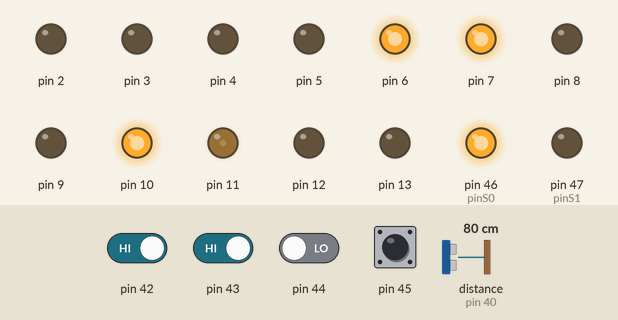
A sketch run on a simulated Arduino Mega 2560, built with avr-gcc and run on an emulated ATmega2560. On the bench: output pins drawn as LEDs (lit = HIGH). Inputs (shaded band) come from the test bench; at power-on: pin 42, pin 43, pin 45 HIGH, pin 44 LOW, distance to the obstacle (sensor on pin 40) 80 cm.

Above: at 1.2 s.
1.3 s: pin 42 driven LOW
At 1.46 s:
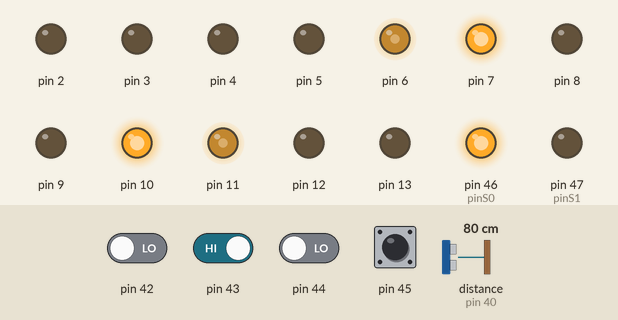
4.3 s: distance to the obstacle (sensor on pin 40) set to 11 cm
7.3 s: distance to the obstacle (sensor on pin 40) set to 8 cm
At 8.7 s:
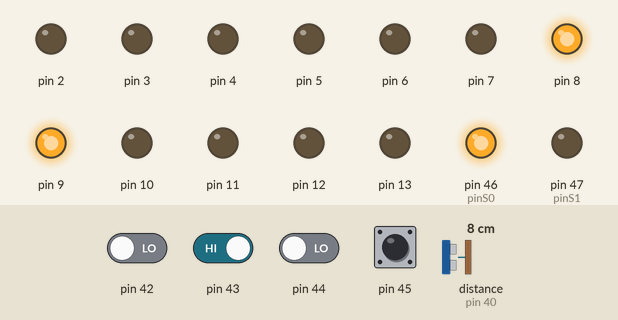
9.2 s: pin 42 driven HIGH and pin 43 driven LOW
12.2 s: distance to the obstacle (sensor on pin 40) set to 18 cm
At 13.07 s:
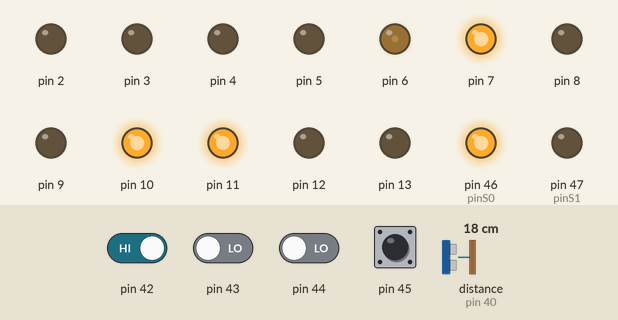
15.2 s: pin 44 driven HIGH
At 16.1 s:
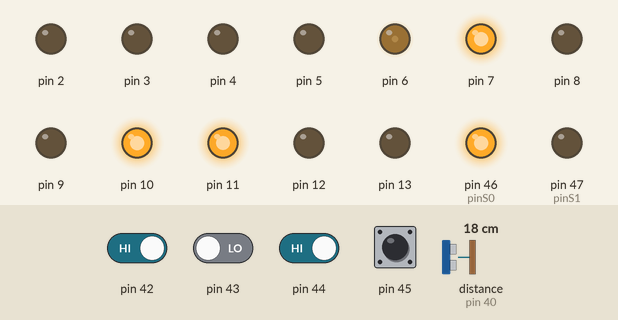
Timing chart, 0 to 17.8 s (numbered marks = the images above; inputs shaded):
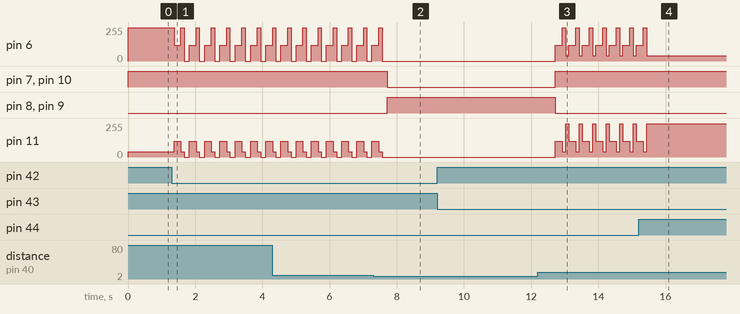

Measured:
- the behaviour switches between 10 and 9 cm on distance to the obstacle (sensor on pin 40) (found by bisection; images 1 and 2)
- after the input at 1.3 s, pin 6: 250/255 → 120/255 after 0.07 s, then repeats every 0.46 s: 250/255 0.10 s, 0/255 0.16 s, 120/255 0.20 s; pin 11: 40/255 → 120/255 after 0.07 s, then repeats every 0.46 s: 40/255 0.10 s, 0/255 0.16 s, 120/255 0.20 s
- after the input at 7.3 s, pin 6, pin 11: goes on until 7.6 s, then stays 0/255; pin 7, pin 10: HIGH → LOW after 0.41 s; pin 8, pin 9: LOW → HIGH after 0.41 s
- after the input at 9.2 s, every drawn part: stays the same
- after the input at 12.2 s, pin 7, pin 10: goes on until 12.7 s, then stays HIGH; pin 8, pin 9: goes on until 12.7 s, then stays LOW
- after the input at 15.2 s, pin 6: goes on until 15.4 s, then stays 40/255; pin 11: goes on until 15.4 s, then stays 250/255

The sketch:

test_nazad.ino
```cpp
#include <Wire.h>
#include <Servo.h> // подключаем библиотеку для работы с сервоприводом
#include <Ultrasonic.h>
Ultrasonic pered(31, 30);
Ultrasonic platform(35, 34);
Ultrasonic nazad(41, 40);
Ultrasonic ultrasonic(39, 38);
int distance1;

int size_arr=-1;
int status = 25; //25 - не инициализирован, если все ок - ....
int action[25];
int counter[25];
int recv_i=0; //счетчик для приема данных
int arr_count=0; //счетчик номера массива при приеме данных
bool flag_counter=false; //для приема данных
bool start=false; //если true, то массив принят до конца и можно начинать движение
int mode=-1; //номер режима раьоты робота, 1 - к ящикам, 2 - объезд препятствия
int j_send=0; //номер итерации цикла по count, на котором препятствие возникло. нужно для нахождения номера последнего пройденного перекреска
int number_send_message_3=0;
bool rotate_answer_flag = false;
int counter_answer_flag = 0;


int distance;

int N_z=120;//230
//int st=120;//170
//int sklad=120;//100
//int rotate_v=sklad;//st
//int n=200;//скорость поворота, было 150


//int t1=100;//движение к ящику
int N=80;//было 100, это на что то влияет??? скорость движения по линии, а также скорость приближения к стеллажу
int const_dist_barrier = 4; // еси расстояние меньше, то препяьтствие на пути   //7
//int n2=140;//поворот к стеллажу, на свинцовом аккуме 150
//int t_w=20;


//int go_front = 120;//200
//int go_back_t=500;//450
//int N_nazad_srabat=200;

//либо ПМП делать
int left_sensor_szadi_val;//20 пин
int right_sensor_szadi_val;//19 пин

int n_stell=130;
int t_start=1500;//задержка при повороте, на 100% аккуме 1200 достаточно
int t_radio=50;
int f=1, c=1, val;
int f1=0;
int n1=140; //на 100% аккуме 120
//int datchik=1;
int d=1000;//длительность остановка для отправки сигнала,1000
int number_povtor=8;//было 20
//bool flag=false;
bool go_line=true;
bool radio_rotate=false;
bool color_of_line=false;//0-белый, 1 - черный

int rt_1=120;  //было 140
int lin_speed_1=40;  //ЭТАЛОН 50. Это скорость при срабатывании датчиков линии первого уровня

int line_true_1=5;// было 200, на 10 уже хорошо работает

int rt_2=170;//170


int lin_speed=40; //было 30
int trig=-1;
int speed_step=5;
int barrier=220;  //было 220
int N_r_const=120; //было 120, это стартовая скорость внешних колес при повороте
int N_rotate=N_r_const;

int trig_level2=-1;
int barrier_level2=255;
int N_rotate_level2=240;
int lin_speed_2=30;
int line_true_level2=50;

int line_true_2=50; //было 300


int n=200;//скорость разворота до 1 контура, было 150

bool key;


//ЧИСТОВОЙ БЛОК ПЕРЕМЕННЫХ
int t_operezhenie=0;//(200)  доворот после срабатывания датчика
const int n_rt=255;//220, скорость поворота для функций типа rotate
const int n_rt_mode_2=220;
const int t=1200;//время поворота без датчика, 1500
const int tcs230_delay=1000;//1000 - достаточно даже при напряжении 11,4 вольта, (на 1500 мертвая зона 18,5 см при 11,6 вольта)
int tcs230_counter=tcs230_delay;
int line_true_trassa=50;//только для движения вдоль стеллажей!!!   (было 200, все работало)
int line_true_zahvat=200;
int tmp_nizhny_floor=2800;//для нижнего этажа, должно быть чуть выше, чем значение tmp из-за особенности регулировки концевиков
int delay_verhny_floor=5000;//для верхнего этажа, было 5000
bool red=false;
int kacheli_delay=300;  //когда возникает ситуаця, что линию видят только второй контур, возникают "качели". этот таймер преодолевает это расстояние
int delay_red=200;  //больше нельзя, т.к у задних датчиков возможна ситуация, что на линии сраьотают два одновременн (редко, но бывает). поэтому задержка небольшая должна быть
const int t_180=3200;//время поворота на 180 без датчика.
const int t_180_old=1500;
const int N_nazad=220; //185

// Пины подключения датчика цвета
int pinS0=46;
int pinS1=47;
int pinS2=48;
int pinS3=49;
int pinOut=50;


//int SLAVE_ADDRESS=0x20;//04, задается здесь!
void setup()
{
  pinMode(pinS0, 1);
  pinMode(pinS1, 1);
  pinMode(pinS2, 1);
  pinMode(pinS3, 1);
  pinMode(pinOut, 0);

  // масштабирование 20%
  digitalWrite(pinS0,1);
  digitalWrite(pinS1,0);


  pinMode(22, INPUT);//правый датчик
  pinMode(23, INPUT);//левый датчик
  pinMode(24, INPUT);//правый датчик 2, возможно убрать
  pinMode(25, INPUT);//возможно убрать
  pinMode(26, INPUT);
  pinMode(27, INPUT);
  pinMode(28, INPUT);
  pinMode(29, INPUT);

  pinMode(42, INPUT);//правый датчик сзади
  pinMode(43, INPUT);//левый датчик сзади
  pinMode(44, INPUT);
  pinMode(45, INPUT);

  pinMode(6, OUTPUT);//правый
  pinMode(7, OUTPUT);//правый минус
  pinMode(8, OUTPUT);//правый плюс
  pinMode(9, OUTPUT);//левый минус
  pinMode(10, OUTPUT);//левый плюс
  pinMode(11, OUTPUT);//левый
  pinMode(37, INPUT);//кнопка стартовая

  pinMode(32, INPUT);//верхний концевик
  pinMode(33, INPUT);//нижний концевик
  pinMode(2, OUTPUT);//мотор разворот платформы
  pinMode(3, OUTPUT);//мотор разворот платформы
  pinMode(4, OUTPUT);//лента
  pinMode(5, OUTPUT);//лента
  pinMode(12, OUTPUT);//платформа вверх/вниз
  pinMode(13, OUTPUT);//платформа вверх/вниз
  pinMode(A8, INPUT);//потенциометр
  pinMode(36, INPUT);//концевик лента
  //Serial.begin(9600);   // настроить последовательный порт для вывода
  pinMode(51, INPUT);//концевик поворот платформы
}


void rotate_right_180_stel()
{
  digitalWrite(8, HIGH);
  digitalWrite(7, LOW);
  analogWrite(6, n_rt);
  digitalWrite(10, HIGH);
  digitalWrite(9, LOW);
  analogWrite(11, n_rt);
  delay(t_180_old);//конец поворота по таймеру
//  servo1.write(rotate_v);
  while (digitalRead(44)!=color_of_line)//поворот по датчику
  {
    digitalWrite(8, HIGH);
    digitalWrite(7, LOW);
    analogWrite(6, n_rt);
    digitalWrite(10, HIGH);
    digitalWrite(9, LOW);
    analogWrite(11, n_rt);
    //delay(20);
    // servo1.write(rotate_v);
  }//конец поворота по датчику
  delay(t_operezhenie+t_180_old);//конец доворота по таймеру
  while ((digitalRead(45)!=color_of_line)&&(digitalRead(44)!=color_of_line)&&(digitalRead(27)!=color_of_line))//поворот по датчику (передний контур - страхующий, если задние конторы пройдут мимо линии)
  {
    digitalWrite(8, HIGH);
    digitalWrite(7, LOW);
    analogWrite(6, n_rt);
    digitalWrite(10, HIGH);
    digitalWrite(9, LOW);
    analogWrite(11, n_rt);
    delay(20);
    // servo1.write(rotate_v);
  }//конец поворота по датчику
  //delay(t_operezhenie);
  analogWrite(6, 0);
  analogWrite(11, 0);
  delay(10);
}


void go_back_1() //перед захватом ящика //проверить
{
  //int lin_speed=20; // скорость внутренней стороны.было 20
  int distance;
  int N_nazad_srabat=250; // НАСТРОИТЬ! было 220

  int lin_speed2=0; // скорость внутренней стороны
  int N_nazad_srabat2=200; // НАСТРОИТЬ! было 220

  int N=120;
  distance = 100;
  int datchik_num=0;

//Serial.println(distance);

while (distance>9)     // было 13
{
  ////Serial.println(distance);
  digitalWrite(9, LOW);
  digitalWrite(10, HIGH);
  analogWrite(11, N);
  digitalWrite(7, HIGH);
  digitalWrite(8, LOW);
  analogWrite(6, N);

//delay(100);
  int right_sensor_szadi_val = digitalRead(44);
  int left_sensor_szadi_val = digitalRead(43);
  int right_sensor_szadi_val_2 = digitalRead(45);
  int left_sensor_szadi_val_2 = digitalRead(42);

  int true_count=0;
  if(right_sensor_szadi_val==color_of_line)
    true_count+=1;
  if(right_sensor_szadi_val_2==color_of_line)
    true_count+=1;
  if(left_sensor_szadi_val==color_of_line)
    true_count+=1;
  if(left_sensor_szadi_val_2==color_of_line)
    true_count+=1;

  if(true_count>=2) //на большом квадрате было 3
  {
    delay(delay_red);  //tcs230_delay); //int(tcs230_delay/2));
  }

  if (right_sensor_szadi_val==color_of_line)
    {

      analogWrite(11, lin_speed);
     analogWrite(6, N_nazad_srabat);
     delay(100); //было 500
     datchik_num=1;
   }
  if (left_sensor_szadi_val==color_of_line)
    {

      analogWrite(6, lin_speed);
      analogWrite(11, N_nazad_srabat);
     delay(100); //было 500
     datchik_num=2;
    }


  if ((right_sensor_szadi_val_2==color_of_line)/*&&(datchik==1)*/)
  {
    /*analogWrite(11, lin_speed2);
     analogWrite(6, N_nazad_srabat2);
     delay(100); //было 500*/


    analogWrite(6, 0);
    analogWrite(11, 0);
    delay(150);
    if(datchik_num==4)
    {
      analogWrite(6, N);
      analogWrite(11, N);
      delay(kacheli_delay);
    }
    analogWrite(6, 0);
    analogWrite(11, 0);
     while ((digitalRead(43)!=color_of_line) &&(digitalRead(42)!=color_of_line))
     {
        digitalWrite(7, HIGH);
        digitalWrite(8, LOW);
        analogWrite(6, N_nazad);
        digitalWrite(9, HIGH);
        digitalWrite(10, LOW);
        analogWrite(11, N_nazad);
        datchik_num=3;
        //delay(50);
     }

  }


  if ((left_sensor_szadi_val_2==color_of_line))  //поменял местами направление        /*&&(datchik==1)*/)
  {
   /*analogWrite(6, lin_speed2);
      analogWrite(11, N_nazad_srabat2);
     delay(100); //было 500*/
    analogWrite(6, 0);
    analogWrite(11, 0);
     delay(150);
     if(datchik_num==3)
    {
      analogWrite(6, N);
      analogWrite(11, N);
      delay(kacheli_delay);
    }
    analogWrite(6, 0);
    analogWrite(11, 0);
    while ((digitalRead(44)!=color_of_line)&&(digitalRead(45)!=color_of_line))  //19
    {
      digitalWrite(8, HIGH);
      digitalWrite(7, LOW);
      analogWrite(6, N_nazad); //150
      digitalWrite(10, HIGH);
      digitalWrite(9, LOW);
      analogWrite(11, N_nazad);//150
      datchik_num=4;
      //delay(50);
    }

  }


    distance=nazad.read();

    //Serial.println(distance);

    //distance_szadi[0]=distance_szadi[1];
    //distance_szadi[1] = nazad.read();

}
digitalWrite(10, LOW);
digitalWrite(9, HIGH);
analogWrite(11, 0);
digitalWrite(8, HIGH);
digitalWrite(7, LOW);
analogWrite(6, 0);
delay(10);
//lin_speed=40;
}


void loop() {
  // put your main code here, to run repeatedly:

/*if (digitalRead(40)==1)
{
 digitalWrite(8, HIGH);
  digitalWrite(7, LOW);
  analogWrite(6, N);
  digitalWrite(10, LOW);
  digitalWrite(9, HIGH);
  analogWrite(11, N);
  delay(50);

  if ( irrecv.decode( &results )) { // если данные пришли
    Serial.println( results.value, HEX );
    switch ( results.value ) {
    case 0xA3C8EDDB: case 0xFFA857://это 0xFFA857, повернуть влево и взять ящик с первого этажа*/


/*distance[0] = nazad.read();
distance[1]=distance[0];
Serial.println(distance[1]);
while (distance[1]>10)//(digitalRead(37)!=1)//движение назад по линии// 14 было, 10
{
digitalWrite(9, LOW);
digitalWrite(10, HIGH);
analogWrite(11, N);
digitalWrite(7, HIGH);
digitalWrite(8, LOW);
analogWrite(6, N);
//delay(100);
right_sensor_szadi_val = digitalRead(19);
left_sensor_szadi_val = digitalRead(3);*/


/*while (digitalRead(37)!=1)
{
right_sensor_val = digitalRead(22);
left_sensor_val = digitalRead(23);
right_sensor_2_val = digitalRead(24);
left_sensor_2_val = digitalRead(25);
digitalWrite(9, LOW);
digitalWrite(10, HIGH);
analogWrite(11, N);
digitalWrite(7, HIGH);
digitalWrite(8, LOW);
analogWrite(6, N);
servo1.write(sklad);
if (left_sensor_val==1)
{
 analogWrite(11, 20);
 servo1.write(sklad);
 delay(50);
  }

digitalWrite(7, HIGH);
digitalWrite(8, LOW);
analogWrite(11, N);//желательно скорость 200
if (right_sensor_val==1)
{

 analogWrite(6, 20);
 servo1.write(sklad);
 delay(50);
  }
  digitalWrite(9, LOW);
digitalWrite(10, HIGH);
analogWrite(6, N);
}*/


/*if (right_sensor_szadi_val==0)
  {

    analogWrite(11, lin_speed);
    analogWrite(6, N_nazad_srabat);
    delay(100); //было 500
  }
if (left_sensor_szadi_val==0)
  {

    analogWrite(6, lin_speed);
    analogWrite(11, N_nazad_srabat);
    delay(100); //было 500
  }
  Serial.println(distance[1]);
  distance[0]=distance[1];
  distance[1] = nazad.read();
  while (abs(distance[0]-distance[1])>=2)
  {
    distance[1]=distance[0];
   //distance[0]=distance[1];
   distance[0] = nazad.read();
  }
}
digitalWrite(10, LOW);
digitalWrite(9, HIGH);
analogWrite(11, 0);
digitalWrite(8, HIGH);
digitalWrite(7, LOW);
analogWrite(6, 0);*/


/*delay(500);
distance1 = nazad.read();
Serial.println(distance1);
while (distance1>12)//(digitalRead(37)!=1)//движение назад по линии// 14 было, 10          ВОЗМОЖНО, УБРАТЬ!
{
digitalWrite(9, LOW);
digitalWrite(10, HIGH);
analogWrite(11, N);
digitalWrite(7, HIGH);
digitalWrite(8, LOW);
analogWrite(6, N);
//delay(100);
right_sensor_szadi_val = digitalRead(19);
left_sensor_szadi_val = digitalRead(20);

if (right_sensor_szadi_val==1)
  {

    analogWrite(11, lin_speed);
    analogWrite(6, N_nazad_srabat);
    delay(100); //было 500
  }
if (left_sensor_szadi_val==1)
  {

    analogWrite(6, lin_speed);
    analogWrite(11, N_nazad_srabat);
    delay(100); //было 500
  }

  distance1 = nazad.read();
  Serial.println(distance1);
}
digitalWrite(10, LOW);
digitalWrite(9, HIGH);
analogWrite(11, 0);
digitalWrite(8, HIGH);
digitalWrite(7, LOW);
analogWrite(6, 0);*/


/*delay(500);
distance1 = pered.read();
Serial.println(distance1);
while (distance1>4)//(digitalRead(37)!=1)//движение назад по линии// 14 было, 10
{
digitalWrite(10, LOW);
digitalWrite(9, HIGH);
analogWrite(11, N);
digitalWrite(8, HIGH);
digitalWrite(7, LOW);
analogWrite(6, N);
//delay(100);
right_sensor_val = digitalRead(22);
left_sensor_val = digitalRead(23);
 right_sensor_2_val = digitalRead(24);
  left_sensor_2_val = digitalRead(25);*/


/*while (digitalRead(37)!=1)
{
right_sensor_val = digitalRead(22);
left_sensor_val = digitalRead(23);
right_sensor_2_val = digitalRead(24);
left_sensor_2_val = digitalRead(25);
digitalWrite(9, LOW);
digitalWrite(10, HIGH);
analogWrite(11, N);
digitalWrite(7, HIGH);
digitalWrite(8, LOW);
analogWrite(6, N);
servo1.write(sklad);
if (left_sensor_val==1)
{
 analogWrite(11, 20);
 servo1.write(sklad);
 delay(50);
  }

digitalWrite(7, HIGH);
digitalWrite(8, LOW);
analogWrite(11, N);//желательно скорость 200
if (right_sensor_val==1)
{

 analogWrite(6, 20);
 servo1.write(sklad);
 delay(50);
  }
  digitalWrite(9, LOW);
digitalWrite(10, HIGH);
analogWrite(6, N);
}*/


/*if (right_sensor_val==1)
  {

    analogWrite(11, lin_speed);
    analogWrite(6, N_nazad_srabat);
    delay(100); //было 500
  }
if (left_sensor_val==1)
  {

    analogWrite(6, lin_speed);
    analogWrite(11, N_nazad_srabat);
    delay(100); //было 500
  }
  if ((left_sensor_2_val==1))
  {
     while (digitalRead(22)!=1)
     {
        digitalWrite(7, HIGH);
        digitalWrite(8, LOW);
        analogWrite(6, n);
        digitalWrite(9, HIGH);
        digitalWrite(10, LOW);
        analogWrite(11, n);
        delay(50);
     }
  }
  digitalWrite(8, HIGH);
  digitalWrite(7, LOW);
  analogWrite(6, N);
  digitalWrite(10, LOW);
  digitalWrite(9, HIGH);
  analogWrite(11, N);

  if ((right_sensor_2_val==1))
  {
    while (digitalRead(23)!=1)
    {
      digitalWrite(8, HIGH);
      digitalWrite(7, LOW);
      analogWrite(6, n);
      digitalWrite(10, HIGH);
      digitalWrite(9, LOW);
      analogWrite(11, n);
      delay(50);
    }
  }
  Serial.println(distance1);

  distance1 = pered.read();
}
digitalWrite(10, LOW);
digitalWrite(9, HIGH);
analogWrite(11, 0);
digitalWrite(8, HIGH);
digitalWrite(7, LOW);
analogWrite(6, 0);
delay(5000);*/


/*break;
}
irrecv.resume(); // принимаем следующую команду

}
}*/
  go_back_1();
  delay(5000);
}
```
